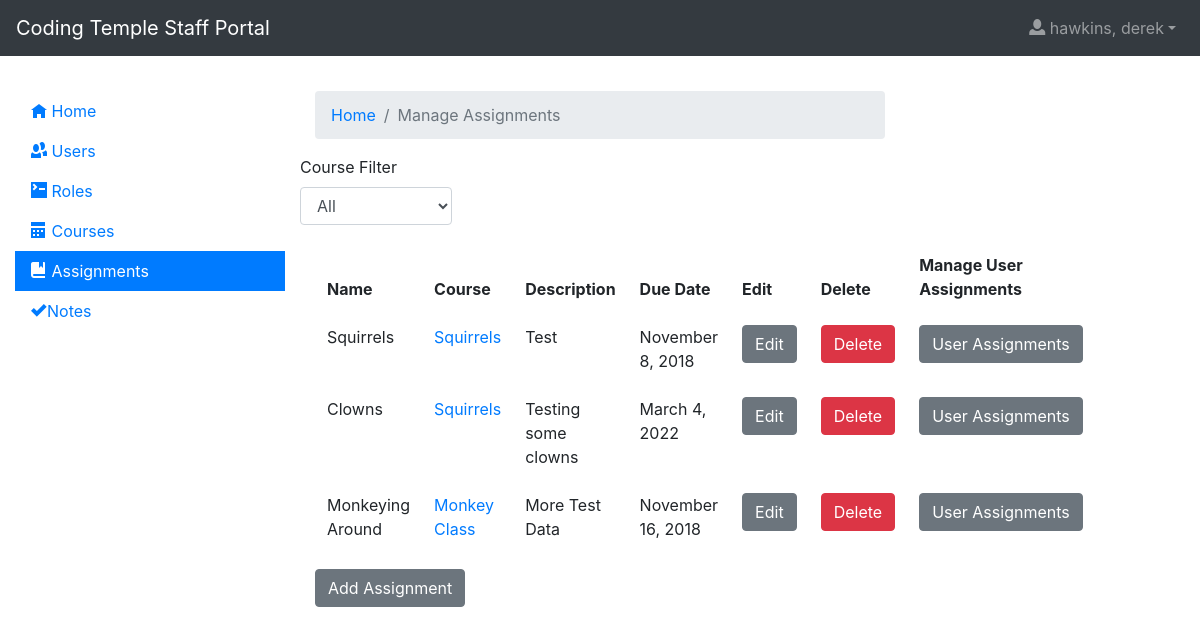
The page /assignments/ (signed in) on the database its author committed.
### app/models.py (models this page shows, shortened)
class TimestampMixin(object):
    created = db.Column(
        db.DateTime, nullable=False, default=datetime.utcnow)
    updated = db.Column(db.DateTime, default=datetime.utcnow, onupdate=datetime.utcnow)

class User(UserMixin, TimestampMixin, db.Model):
  id = db.Column(db.Integer, primary_key=True)
  f_name = db.Column(db.String)
  preferred_name = db.Column(db.String)
  l_name = db.Column(db.String)
  image = db.Column(db.String, default='http://placehold.it/400x900&text=Image')
  email = db.Column(db.String, index=True, unique=True)
  bio = db.Column(db.String, default = 'Enter a bio')
  password_hash = db.Column(db.String)
  roles = db.relationship('Role', secondary=userRole, lazy='subquery', backref=db.backref('users', lazy=True))
  contact_phone = db.Column(db.String, nullable=True)
  personal_website = db.Column(db.String, nullable=True)
  street_address = db.Column(db.String, nullable=True)
  city = db.Column(db.String, nullable=True)
  state = db.Column(db.String, nullable=True)
  postal_code = db.Column(db.String, nullable=True)
  linkedin_url = db.Column(db.String, nullable=True)
  github_name = db.Column(db.String, nullable=True)
  twitter_name = db.Column(db.String, nullable=True)
  employment_histories = db.relationship('EmploymentHistory', backref='user', lazy=True)

class Assignment(TimestampMixin, db.Model):
  id = db.Column(db.Integer, primary_key=True)
  name = db.Column(db.String)
  description = db.Column(db.String)
  due_date = db.Column(db.DateTime, index=True)
  course_id = db.Column(db.Integer, db.ForeignKey('course.id'))
  course = db.relationship('Course', backref='assignments', lazy='subquery')

class Course(TimestampMixin, db.Model):
  id = db.Column(db.Integer, primary_key=True)
  name = db.Column(db.String)
  start_date = db.Column(db.DateTime)
  end_date = db.Column(db.DateTime)

### app/blueprints/assignments/__init__.py (the view)
@assignments.route('/', methods=['GET'])
@login_required
@authorize
def index():
  course_id = request.args.get('cid')
  courses = Course.query.all()
  if(course_id):
    assignments = Assignment.query.filter_by(course_id=course_id).all()
  else:
    assignments = Assignment.query.all()
  context = {
      'courses': courses,
      'assignments': assignments,
      'title': 'Assignments',
      'course_id': int(course_id or 0)
  }
  return render_template('assignments/index.html', **context)

### app/models.py (called while the page is built)
@login.user_loader
def load_user(id):
  return User.query.get(int(id))

### app/blueprints/assignments/templates/assignments/index.html (shortened to what this page needs)
{% extends 'layout.html' %}
{% block app_content %}
<nav aria-label="breadcrumb">
        <ol class="breadcrumb">
            <li class="breadcrumb-item"><a href="{{url_for('index')}}">Home</a></li>
            <li class="breadcrumb-item active">Manage Assignments</li>
        </ol>
    </nav>
    <div class="row">
        <div class="form-group">
            <label>Course Filter</label>
                <select class="form-control course-filter" onchange="window.location.href='{{url_for('assignments.index')}}?cid=' + document.querySelector('.course-filter').value">
                    <option value="">All</option>
                     </select>
        </div>
    </div>
    <table class="table table-borderless">
        <thead>
            <tr>
                    <th>Name</th>
                    <th>Course</th>
                    <th>Description</th>
                    <th>Due Date</th>
                    <th>Edit</th>
                    <th>Delete</th>
                    <th>Manage User Assignments</th>
            </tr>
        </thead>
        <tbody>
            {% for assignment in assignments %}
                <tr>
                    <td>{{assignment.name}}</td>
                    <td><a href="{{url_for('assignments.index')}}?cid={{assignment.course_id}}">{{assignment.course.name }}</a></td>
                    <td>{{assignment.description }}</td>
                    <td>{{ moment(assignment.due_date).format('LL') }}</td>
                    <td><a href="{{url_for('assignments.edit')}}?id={{assignment.id}}" class="btn btn-secondary">Edit</a></td>
                    <td><form action="{{url_for('assignments.delete')}}" method="POST">
                        <input type="submit" class="btn btn-danger" value="Delete" />
                    </form></td>
                    <td>
                        <a href="{{url_for('assignments.index')}}?id={{assignment.id}}" class="btn btn-secondary">User Assignments</a>
                    </td>
                </tr>
            {% endfor %}
        </tbody>
    </table>
    <a href="{{url_for('assignments.add')}}" class="btn btn-secondary">Add Assignment</a>
{% endblock %}

### app/templates/includes/navigation.html (shortened to what this page needs)
<nav class="navbar navbar-expand-lg sticky-top navbar-dark bg-dark">
  <a class="navbar-brand" href="{{ url_for('index') }}">Coding Temple Staff Portal</a>
  <div class="collapse navbar-collapse" id="navbarSupportedContent">
    <ul class="navbar-nav ml-auto">
        {% if not current_user.is_authenticated %}
          <li class="nav-item">
            <a class="nav-link" href="{{ url_for('account.login') }}"><span class="oi oi-account-login"></span> Login</a>
          </li>
          <li class="nav-item">
            <a class="nav-link" href="{{ url_for('account.register') }}"><span class="oi oi-thumb-up"></span> Register</a>
          </li>
        {% else %}
          <li class="nav-item dropdown">
            <a class="nav-link dropdown-toggle" data-toggle="dropdown" href="#" role="button" aria-haspopup="true" aria-expanded="false"><span class="oi oi-person" title="person" aria-hidden="true"></span> {{ "{}, {}".format(current_user.l_name, current_user.f_name) }}</a>
          </li>
        {% endif %}
    </ul>
  </div>
</nav>

### app/static/css/main.css (style rules this page uses)
#sidebar-1 a, .navbar { border-radius: 0; }

### rows shown on the page
User: l_name+f_name "hawkins, derek"
Assignment: name "Squirrels", course.name "Squirrels", description "Test", due_date "November 8, 2018"
Assignment: name "Clowns", course.name "Squirrels", description "Testing some clowns", due_date "March 4, 2022"
Assignment: name "Monkeying Around", course.name "Monkey Class", description "More Test Data", due_date "November 16, 2018"
